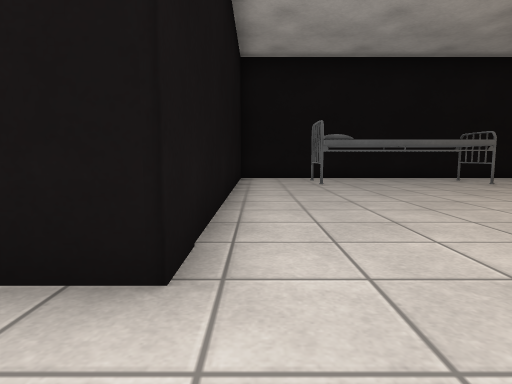
[1] (above)

18 first-person views from a walk through a scene from a Unity 3-D project. The camera is 0.68 m above the floor, tilts 6° down and sees 75° across. Doors are open. The floor is counted in squares, 1 m on a side. Each view is taken from the middle of a square. On the plan, view 1 faces up. The plan holds only what a view shows up to about 10 squares ahead; the rest is blank. The place goes on beyond the plan. The player character is not drawn. Some animated figures are left out. Some surface patterns are stand-ins.

[2]
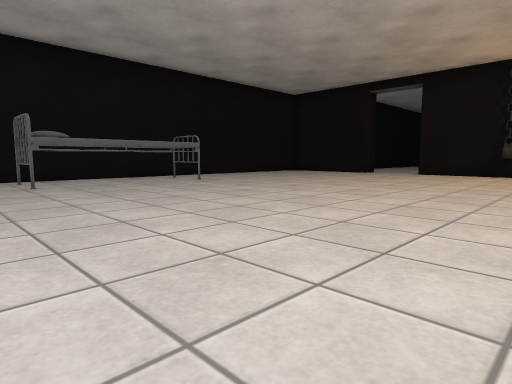

[3]
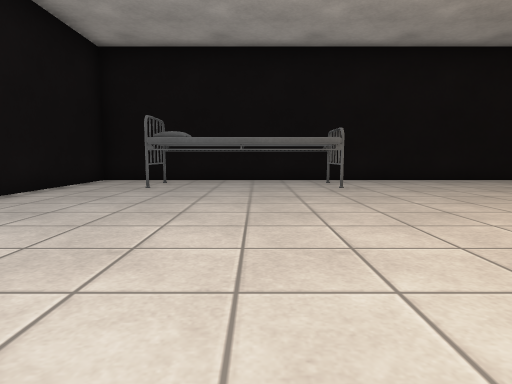

[4]
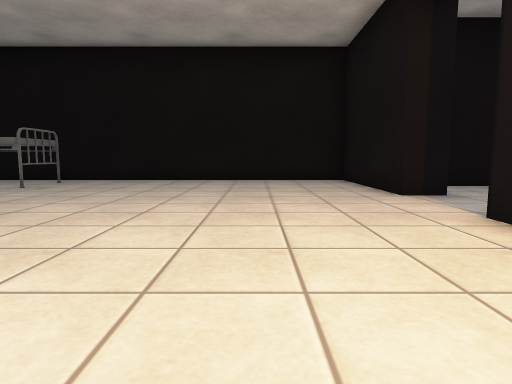

[5]
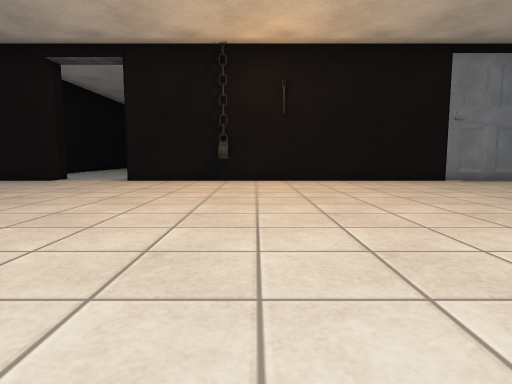

[6]
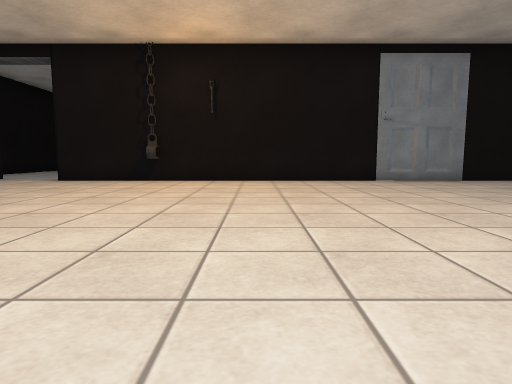

[7]
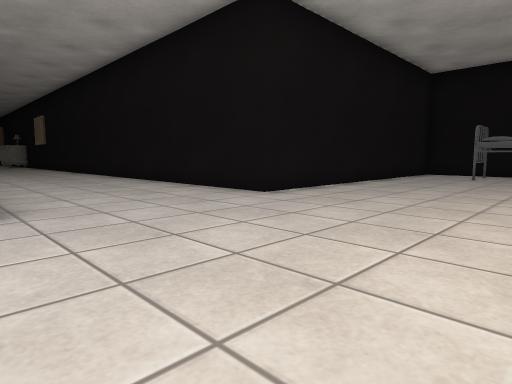

[8]
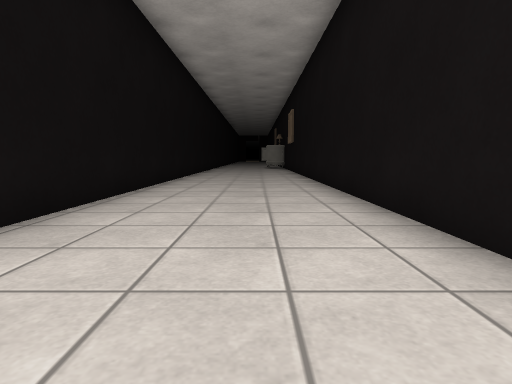

[9]
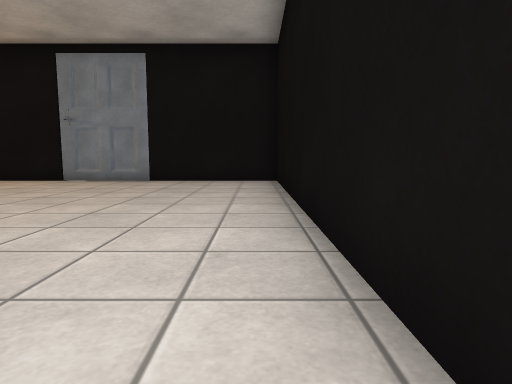

[10]
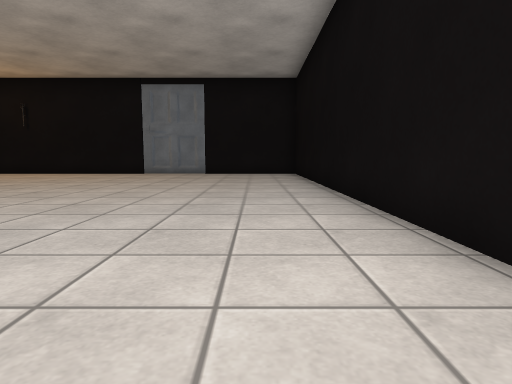

[11]
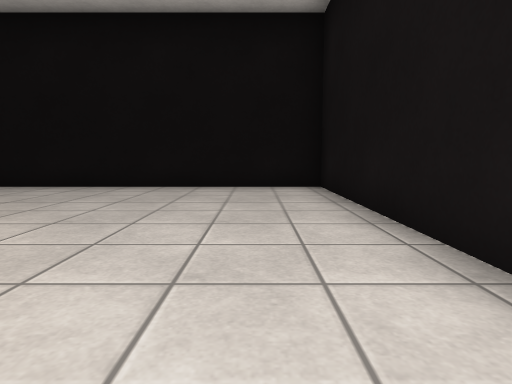

[12]
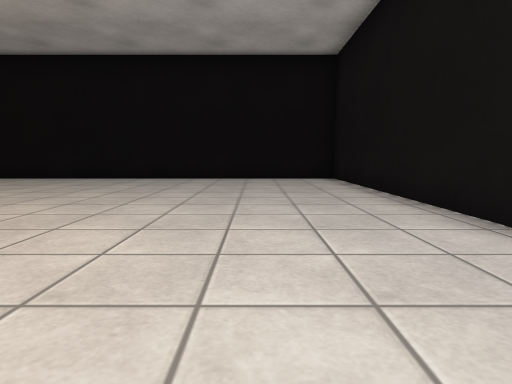

[13]
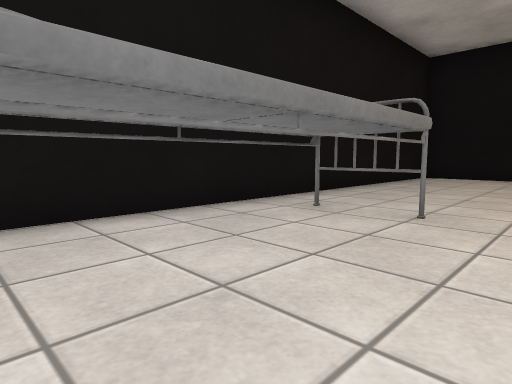

[14]
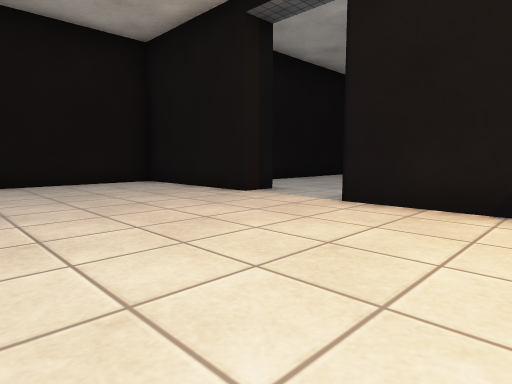

[15]
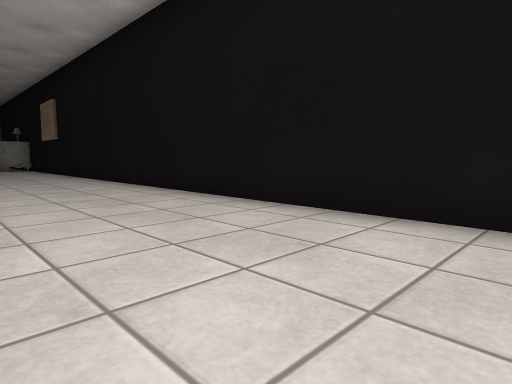

[16]
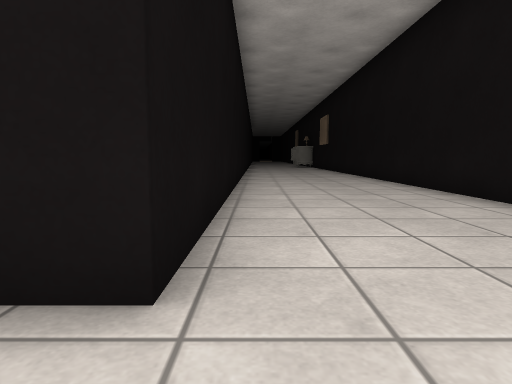

[17]
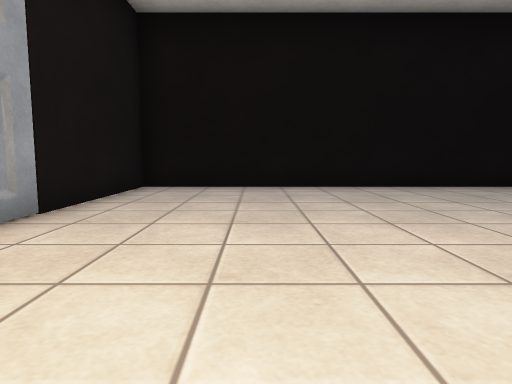

[18]
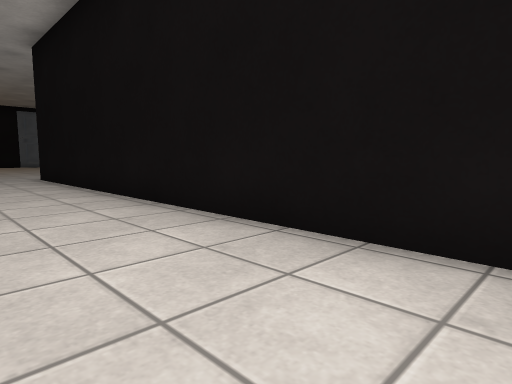

### Floor plan
Key: @ floor where view 1 was taken; # wall or solid block; . floor; D open door; O other object.
Columns run from 12 left of view 1 to 16 right of it. Each row starts with its distance up from view 1.
 11            ################
 10            #..OOOOO.......#
  9            #..O.O.O.......###
  8            #..OOOOO.......#..
  7            #..............D..
  6            #.............DD..
  5            #.............DD
  4            #..............#
  3            #..............#
  2 ############..............#
  1 ..........................#
  0 ............@.............#
 -1 ..........................#
 -2 ..........................#
 -3 ############..............#
 -4            #..............#
 -5            #..............#
 -6            #..............#
 -7            #..............#
 -8            #..............#
 -9            #..............#
-10            #..............#
-11            ################

Positions as (right, up) in squares from view 1, and headings:
1: (0, 0), facing up
2: (0, 0), facing up-right
3: (4, 1), facing up
4: (11, 1), facing up
5: (4, 1), facing right
6: (4, -1), facing right
7: (4, -3), facing up-left
8: (-1, 0), facing left
9: (4, -10), facing right
10: (0, -9), facing right
11: (1, -3), facing down
12: (2, 0), facing down
13: (2, 7), facing up-right
14: (9, 2), facing up-right
15: (-2, -2), facing up-left
16: (1, -2), facing left
17: (11, -3), facing down
18: (-12, 0), facing down-right
